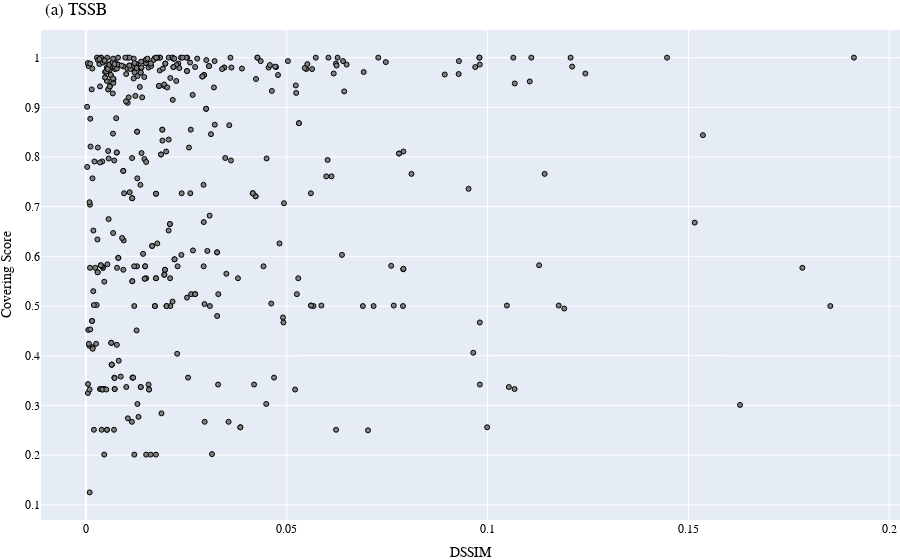

The notebook cell this image was saved under:
### Code cell
plot_simMeasure_score(ds_performances_tssb_df,'DSSIM','DSSIM','(a) TSSB','results/figures/downsampling_performance_DSSIM_tssb.svg')

### Figure 1 — Plotly figure (JSON) as saved in the notebook; plotly's stock layout.template omitted (floating-point values rounded to 4 significant figures; data arrays with more than 128 entries replaced by an {"elided": "..."} marker saying what was removed)
{"data": [{"marker": {"color": "grey", "line": {"color": "black", "width": 1}, "size": 5}, "mode": "markers", "type": "scatter", "x": {"elided": "450 float values"}, "y": {"elided": "450 float values"}}], "layout": {"autosize": true, "font": {"color": "black", "family": "Arial", "size": 12}, "margin": {"b": 0, "l": 0, "r": 0, "t": 30}, "title": {"text": "(a) TSSB"}, "xaxis": {"autorange": true, "range": [-0.01105, 0.2025], "title": {"text": "DSSIM"}, "type": "linear"}, "yaxis": {"autorange": true, "range": [0.06591, 1.059], "title": {"text": "Covering Score"}, "type": "linear"}}}
